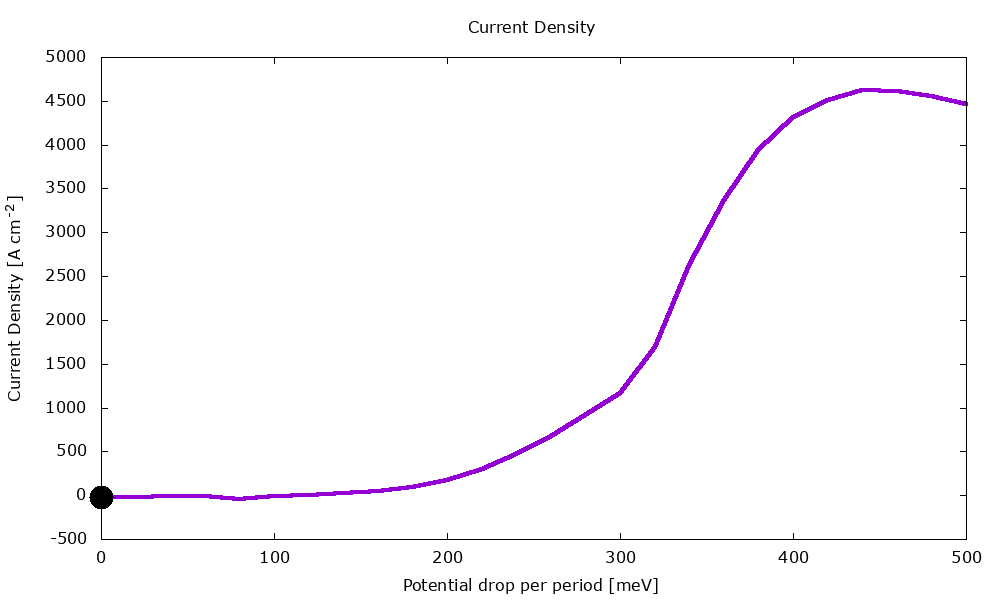
#> input picture attachments/nextnano_home_current.gif, 1000 x 600 px, found by its file name
$ python compare_nextnano_homepage_current.py
#> lines starting #> are read from the running program, lines starting #| are printed output that depends on the picture; after the words box and inside, x2 and y2 are one past the last pixel; in counts of white or black regions, pixels touching at a corner belong together
# -*- coding: utf-8 -*-
"""Compare the computed QCL I-V curve with the current homepage animation."""

from __future__ import annotations

import argparse
from pathlib import Path
import re

import matplotlib

matplotlib.use("Agg")
import matplotlib.pyplot as plt
import numpy as np
from PIL import Image


ROOT = Path(r"D:\Codex-Obsidian\QCL-nextnano")
DEFAULT_GIF = ROOT / "attachments/nextnano_home_current.gif"
DEFAULT_RUNS = [
    ROOT / "runs/nextnano_negf_home_figures/bai_p0_fast",
    ROOT / "runs/nextnano_negf_home_figures/bai_p1_phys",
    ROOT / "runs/nextnano_negf_home_figures/bai_p1_rest",
    ROOT / "runs/nextnano_negf_home_figures/bai_p2_phys",
    ROOT / "runs/nextnano_negf_home_figures/bai_p2_rest",
    ROOT / "runs/nextnano_negf_home_figures/bai_p3",
    ROOT / "runs/nextnano_negf_home_figures/bai_p3_phys",
    ROOT / "runs/nextnano_negf_home_figures/bai_p3_rest",
    ROOT / "runs/nextnano_negf_home_figures/bai_p4",
    ROOT / "runs/nextnano_negf_home_figures/bai_p4_phys",
    ROOT / "runs/nextnano_negf_home_figures/bai_p4_480",
    ROOT / "runs/nextnano_negf_home_figures/bai_p4_last",
]
DEFAULT_OUT = ROOT / "results/nextnano_home_figures_bai/current_comparison.png"


def load_reference(gif_path: Path) -> tuple[np.ndarray, np.ndarray]:
    """Digitize the pure-purple curve in the 1000 x 600 homepage GIF."""
    image = np.asarray(Image.open(gif_path).convert("RGB"))
#> image is the input picture: shape (600, 1000, 3); mean R, G, B 251.1, 249.9, 251.6
    mask = np.all(image == np.array([148, 0, 211]), axis=2)
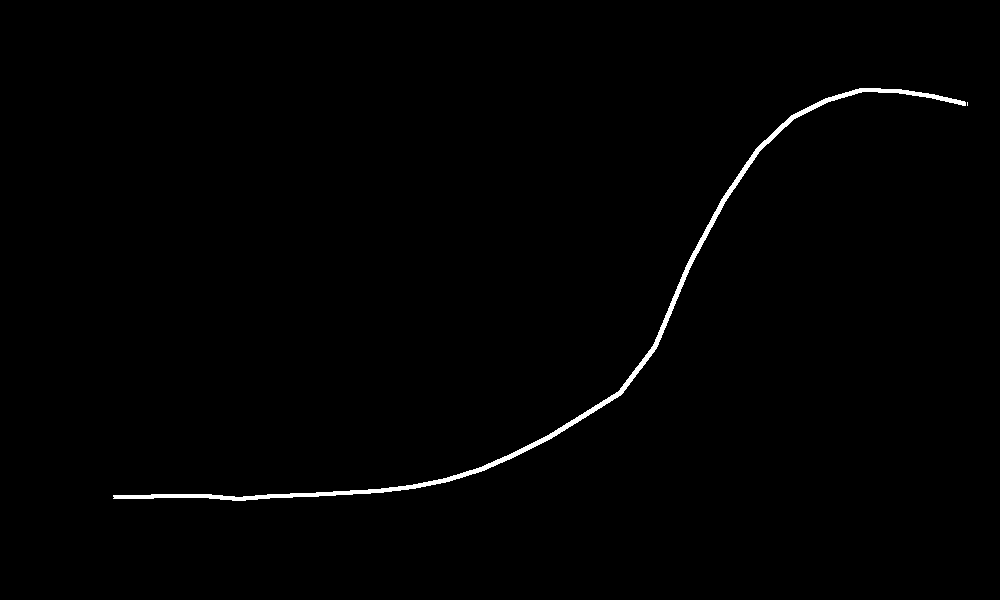
#> mask: shape (600, 1000) bool; 0.8% white; 2 white regions (1 under 20 px), largest, box (x1, y1, x2, y2) and area: (113, 88, 966, 501) 4797

    # Plot frame determined from the published animation.
    left, right, top, bottom = 99, 966, 54, 538
    xs = []
    ys = []
    for x in range(left, right + 1):
        columns = np.where(mask[top : bottom + 1, x])[0]
        if len(columns):
            xs.append(x)
            ys.append(float(np.median(columns + top)))
#> this loop made 868 passes
#> columns on passes 15 to 17: [441, 442, 444], [441, 442, 443, 444], [441, 442, 443, 444]
#> after the loop, xs = 853 values from 113 to 965; ys = 853 values, max 498.5 at index 122, min 89.5 at index 749, mean 351.6

    xs_array = np.asarray(xs, dtype=float)
#> xs_array = 853 values from 113 to 965
    ys_array = np.asarray(ys, dtype=float)
#> ys_array has the same summary as ys
    bias = (xs_array - left) * 500.0 / (right - left)
#> bias = 853 values from 8.07 to 499.4
    current = 5000.0 - (ys_array - top) * 5500.0 / (bottom - top)
#> current = 853 values, max 4596.6 at index 749, min -51.14 at index 122, mean 1617.8
    return bias, current


def load_computed(runs: list[Path]) -> tuple[np.ndarray, np.ndarray]:
    data: dict[float, float] = {}
    for run in runs:
        summary = run / "Current_vs_Voltage.dat"
        if summary.exists():
            rows = np.loadtxt(summary, skiprows=1, ndmin=2)
            data.update({float(bias): float(current) for bias, current in rows})
        for bias_dir in run.glob("*mV"):
            match_idx = bias_dir.name.removesuffix("mV")
            try:
                bias = float(match_idx)
            except ValueError:
                continue
            if bias in data:
                continue
            misc = bias_dir / "Current-miscellaneous.txt"
            if not misc.exists():
                continue
            text = misc.read_text(encoding="utf-8", errors="ignore")
            match = re.search(r"Current density\s*=\s*([-+0-9.eE]+)", text)
            if match:
                data[bias] = float(match.group(1))
    data = np.asarray(sorted(data.items()), dtype=float)
    return data[:, 0], data[:, 1]


def main() -> None:
    parser = argparse.ArgumentParser()
    parser.add_argument("--gif", type=Path, default=DEFAULT_GIF)
    parser.add_argument("--run", type=Path, action="append", default=None)
    parser.add_argument("--out", type=Path, default=DEFAULT_OUT)
    args = parser.parse_args()

    runs = args.run or DEFAULT_RUNS
    ref_bias, ref_current = load_reference(args.gif)
#> ref_bias = 853 values from 8.07 to 499.4; ref_current has the same summary as current in load_reference
    bias, current = load_computed(runs)
#> in load_computed, `data = np.asarray(sorted(data.items()), dtype=float)`: data = empty array
    ref_at_points = np.interp(bias, ref_bias, ref_current)

    args.out.parent.mkdir(parents=True, exist_ok=True)
    csv_path = args.out.with_suffix(".csv")
    np.savetxt(
        csv_path,
        np.column_stack((bias, current, ref_at_points, current - ref_at_points)),
        delimiter=",",
        header="bias_mV,computed_A_cm2,homepage_A_cm2,difference_A_cm2",
        comments="",
    )

    fig, ax = plt.subplots(figsize=(7.6, 5.4))
    ax.plot(ref_bias, ref_current, "--", color="#666666", label="Homepage GIF")
    ax.plot(bias, current, "o-", color="#7A1FA2", lw=1.4, ms=3.5, label="Computed")
    ax.set_xlim(-10, 510)
    ax.set_ylim(-600, 5200)
    ax.set_xlabel("Potential drop per period (mV)")
    ax.set_ylabel("Current density (A cm$^{-2}$)")
    ax.set_title("Computed I-V vs homepage Figure 2")
    ax.grid(alpha=0.25)
    ax.legend()
    fig.tight_layout()
    fig.savefig(args.out, dpi=190)
    plt.close(fig)

    rmse = float(np.sqrt(np.mean((current - ref_at_points) ** 2)))
    print(f"Saved {args.out}")
    print(f"Saved {csv_path}")
    print(f"RMSE = {rmse:.3f} A/cm2")


if __name__ == "__main__":
#> (the run stopped early here; a loop or call above may not have finished)
